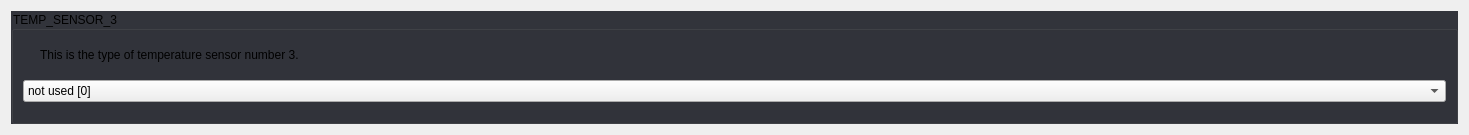
            <widget class="QWidget" name="scrollAreaWidgetContents_4">
             <property name="geometry">
              <rect>
               <x>0</x>
               <y>0</y>
               <width>1469</width>
               <height>135</height>
              </rect>
             </property>
             <property name="styleSheet">
              <string notr="true">#scrollAreaWidgetContents_4 {
	background: rgb(34, 35, 40);
}</string>
             </property>
             <layout class="QGridLayout" name="gridLayout_38">
              <property name="spacing">
               <number>10</number>
              </property>
              <item row="0" column="0">
               <widget class="QGroupBox" name="groupBox_5">
                <property name="focusPolicy">
                 <enum>Qt::StrongFocus</enum>
                </property>
                <property name="styleSheet">
                 <string notr="true">QGroupBox:!disabled {
	background: rgb(50, 52, 59);
}</string>
                </property>
                <property name="title">
                 <string>TEMP_SENSOR_3</string>
                </property>
                <property name="checkable">
                 <bool>false</bool>
                </property>
                <property name="checked">
                 <bool>false</bool>
                </property>
                <layout class="QGridLayout" name="gridLayout_7">
                 <property name="spacing">
                  <number>10</number>
                 </property>
                 <item row="0" column="0">
                  <widget class="QLabel" name="label_24">
                   <property name="sizePolicy">
                    <sizepolicy hsizetype="Fixed" vsizetype="Fixed">
                     <horstretch>0</horstretch>
                     <verstretch>0</verstretch>
                    </sizepolicy>
                   </property>
                   <property name="text">
                    <string/>
                   </property>
                   <property name="pixmap">
                    <pixmap resource="../resources/resources.qrc">:/info_FILL0_wght100_GRAD0_opsz20.svg</pixmap>
                   </property>
                  </widget>
                 </item>
                 <item row="0" column="1">
                  <widget class="QLabel" name="label_25">
                   <property name="text">
                    <string>This is the type of temperature sensor number 3.</string>
                   </property>
                   <property name="wordWrap">
                    <bool>true</bool>
                   </property>
                  </widget>
                 </item>
                 <item row="1" column="0" colspan="2">
                  <widget class="Dropdown" name="uTempSensor3Dropdown">
                   <property name="currentIndex">
                    <number>53</number>
                   </property>
                   <item>
                    <property name="text">
                     <string>MAX31865 with Pt100/Pt1000, 2, 3, or 4-wire (only for sensors 0-1) [-5]</string>
                    </property>
                   </item>
                   <item>
                    <property name="text">
                     <string>MAX31855 with Thermocouple, -200°C to +700°C (only for sensors 0-1) [-3]</string>
                    </property>
                   </item>
                   <item>
                    <property name="text">
                     <string>MAX6675 with Thermocouple, 0°C to +700°C (only for sensors 0-1) [-2]</string>
                    </property>
                   </item>
                   <item>
                    <property name="text">
                     <string>AD8495 with Thermocouple [-4]</string>
                    </property>
                   </item>
                   <item>
                    <property name="text">
                     <string>AD595 with Thermocouple [-1]</string>
                    </property>
                   </item>
                   <item>
                    <property name="text">
                     <string>100kΩ EPCOS - Best choice for EPCOS thermistors [1]</string>
                    </property>
                   </item>
                   <item>
                    <property name="text">
                     <string>100kΩ Same as #1, but 3.3V scaled for MEGA [331]</string>
                    </property>
                   </item>
                   <item>
                    <property name="text">
                     <string>100kΩ Same as #1, but 3.3V scaled for DUE [332]</string>
                    </property>
                   </item>
                   <item>
                    <property name="text">
                     <string>200kΩ ATC Semitec 204GT-2 [2]</string>
                    </property>
                   </item>
                   <item>
                    <property name="text">
                     <string>200kΩ Copymaster 3D [202]</string>
                    </property>
                   </item>
                   <item>
                    <property name="text">
                     <string>???Ω Mendel-parts thermistor [3]</string>
                    </property>
                   </item>
                   <item>
                    <property name="text">
                     <string>10kΩ Generic Thermistor !! DO NOT use for a hotend - it gives bad resolution at high temp. !! [4]</string>
                    </property>
                   </item>
                   <item>
                    <property name="text">
                     <string>100kΩ ATC Semitec 104GT-2/104NT-4-R025H42G - Used in ParCan, J-Head, and E3D, SliceEngineering 300°C [5]</string>
                    </property>
                   </item>
                   <item>
                    <property name="text">
                     <string>100kΩ Zonestar - Tronxy X3A [501]</string>
                    </property>
                   </item>
                   <item>
                    <property name="text">
                     <string>100kΩ Zonestar - used by hot bed in Zonestar Průša P802M [502]</string>
                    </property>
                   </item>
                   <item>
                    <property name="text">
                     <string>100kΩ Zonestar (Z8XM2) Heated Bed thermistor [503]</string>
                    </property>
                   </item>
                   <item>
                    <property name="text">
                     <string>100kΩ Zonestar P802QR2 (Part# QWG-104F-B3950) Hotend Thermistor [504]</string>
                    </property>
                   </item>
                   <item>
                    <property name="text">
                     <string>100kΩ Zonestar P802QR2 (Part# QWG-104F-3950) Bed Thermistor [505]</string>
                    </property>
                   </item>
                   <item>
                    <property name="text">
                     <string>100kΩ RPW-Ultra hotend [512]</string>
                    </property>
                   </item>
                   <item>
                    <property name="text">
                     <string>100kΩ EPCOS - Not as accurate as table #1 (created using a fluke thermocouple) [6]</string>
                    </property>
                   </item>
                   <item>
                    <property name="text">
                     <string>100kΩ Honeywell 135-104LAG-J01 [7]</string>
                    </property>
                   </item>
                   <item>
                    <property name="text">
                     <string>100kΩ Honeywell 135-104LAF-J01 [71]</string>
                    </property>
                   </item>
                   <item>
                    <property name="text">
                     <string>100kΩ Vishay 0603 SMD NTCS0603E3104FXT [8]</string>
                    </property>
                   </item>
                   <item>
                    <property name="text">
                     <string>100kΩ GE Sensing AL03006-58.2K-97-G1 [9]</string>
                    </property>
                   </item>
                   <item>
                    <property name="text">
                     <string>100kΩ RS PRO 198-961 [10]</string>
                    </property>
                   </item>
                   <item>
                    <property name="text">
                     <string>100kΩ Keenovo AC silicone mats, most Wanhao i3 machines - beta 3950, 1% [11]</string>
                    </property>
                   </item>
                   <item>
                    <property name="text">
                     <string>100kΩ Vishay 0603 SMD NTCS0603E3104FXT (#8) - calibrated for Makibox hot bed [12]</string>
                    </property>
                   </item>
                   <item>
                    <property name="text">
                     <string>100kΩ Hisens up to 300°C - for &quot;Simple ONE&quot; &amp; &quot;All In ONE&quot; hotend - beta 3950, 1% [13]</string>
                    </property>
                   </item>
                   <item>
                    <property name="text">
                     <string>100kΩ Calibrated for JGAurora A5 hotend [15]</string>
                    </property>
                   </item>
                   <item>
                    <property name="text">
                     <string>200kΩ ATC Semitec 204GT-2 Dagoma.Fr - MKS_Base_DKU001327 [18]</string>
                    </property>
                   </item>
                   <item>
                    <property name="text">
                     <string>100kΩ GTM32 Pro vB - hotend - 4.7kΩ pullup to 3.3V and 220Ω to analog input [22]</string>
                    </property>
                   </item>
                   <item>
                    <property name="text">
                     <string>100kΩ GTM32 Pro vB - bed - 4.7kΩ pullup to 3.3v and 220Ω to analog input [23]</string>
                    </property>
                   </item>
                   <item>
                    <property name="text">
                     <string>100kΩ Kis3d Silicone heating mat 200W/300W with 6mm precision cast plate (EN AW 5083) NTC100K - beta 3950 [30]</string>
                    </property>
                   </item>
                   <item>
                    <property name="text">
                     <string>100kΩ Maker's Tool Works Kapton Bed Thermistor - beta 3950 [60]</string>
                    </property>
                   </item>
                   <item>
                    <property name="text">
                     <string>100kΩ Formbot/Vivedino 350°C Thermistor - beta 3950 [61]</string>
                    </property>
                   </item>
                   <item>
                    <property name="text">
                     <string>4.7MΩ Dyze Design / Trianglelab T-D500 500°C High Temperature Thermistor [66]</string>
                    </property>
                   </item>
                   <item>
                    <property name="text">
                     <string>500kΩ SliceEngineering 450°C Thermistor [67]</string>
                    </property>
                   </item>
                   <item>
                    <property name="text">
                     <string>PT100 amplifier board from Dyze Design [68]</string>
                    </property>
                   </item>
                   <item>
                    <property name="text">
                     <string>100kΩ bq Hephestos 2 [70]</string>
                    </property>
                   </item>
                   <item>
                    <property name="text">
                     <string>100kΩ Generic Silicon Heat Pad with NTC100K MGB18-104F39050L32 [75]</string>
                    </property>
                   </item>
                   <item>
                    <property name="text">
                     <string>100kΩ Ultimachine Rambo TDK NTCG104LH104KT1 NTC100K motherboard Thermistor [2000]</string>
                    </property>
                   </item>
                   <item>
                    <property name="text">
                     <string>100kΩ EPCOS (1kΩ pullup) [51]</string>
                    </property>
                   </item>
                   <item>
                    <property name="text">
                     <string>200kΩ ATC Semitec 204GT-2 (1kΩ pullup) [52]</string>
                    </property>
                   </item>
                   <item>
                    <property name="text">
                     <string>100kΩ ATC Semitec 104GT-2 - Used in ParCan &amp; J-Head (1kΩ pullup) [55]</string>
                    </property>
                   </item>
                   <item>
                    <property name="text">
                     <string>100kΩ Found on some Wanhao i3 machines with a 10kΩ pull-up resistor [99]</string>
                    </property>
                   </item>
                   <item>
                    <property name="text">
                     <string>Pt100 with 1kΩ pullup (atypical) [110]</string>
                    </property>
                   </item>
                   <item>
                    <property name="text">
                     <string>Pt100 with 4.7kΩ pullup [147]</string>
                    </property>
                   </item>
                   <item>
                    <property name="text">
                     <string>Pt1000 with 1kΩ pullup (atypical) [1010]</string>
                    </property>
                   </item>
                   <item>
                    <property name="text">
                     <string>Pt1000 with 2.2kΩ pullup [1022]</string>
                    </property>
                   </item>
                   <item>
                    <property name="text">
                     <string>Pt1000 with 4.7kΩ pullup (E3D) [1047]</string>
                    </property>
                   </item>
                   <item>
                    <property name="text">
                     <string>Pt100 with circuit in the Ultimainboard V2.x with mainboard ADC reference voltage = INA826 amplifier-board supply voltage. [20]</string>
                    </property>
                   </item>
                   <item>
                    <property name="text">
                     <string>Pt100 with circuit in the Ultimainboard V2.x with 3.3v ADC reference voltage (STM32, LPC176x....) and 5V INA826 amplifier board supply. [21]</string>
                    </property>
                   </item>
                   <item>
                    <property name="text">
                     <string>Pt100 with circuit in Overlord, similar to Ultimainboard V2.x [201]</string>
                    </property>
                   </item>
                   <item>
                    <property name="text">
                     <string>not used [0]</string>
                    </property>
                   </item>
                   <item>
                    <property name="text">
                     <string>Custom - Specify parameters in Configuration_adv.h [1000]</string>
                    </property>
                   </item>
                   <item>
                    <property name="text">
                     <string>Dummy Table that ALWAYS reads 25°C or the temperature defined below. [998]</string>
                    </property>
                   </item>
                   <item>
                    <property name="text">
                     <string>Dummy Table that ALWAYS reads 100°C or the temperature defined below. [999]</string>
                    </property>
                   </item>
                  </widget>
                 </item>
                </layout>
               </widget>
              </item>
             </layout>
            </widget>
